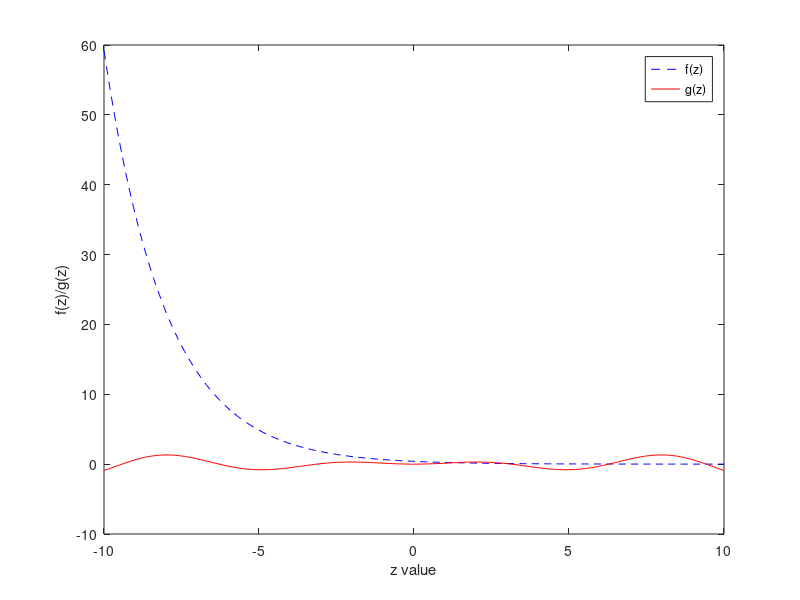

Recreate this plot in MATLAB.
% Name: Andrew Pang
% Date: 22 MAR 2019
% Task 2 : Graph functions

%Create a row vector z from -10 to 10 with increment 0.1
z = -10:0.1:10;

%Calculates value of f(z) for each value of z
fz = (1/sqrt(2*pi))*exp((z*-1)./2);

%Calculates value of g(z) for each value of z
gz = (z/6).*(sin(z));

%plots f(z) agaisnt z
plot(z,fz,'b--');

%hold onto the current plot to plot a second graph
hold on;

%plots g(z) against z
plot(z,gz,'r-');

%set labels for x and y axes and turn on legend
xlabel('z value');
ylabel('f(z)/g(z)');
legend('f(z)','g(z)');

hold off;


